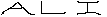

Here is the Python script that generated this plot:
from PIL import Image
from time import sleep
from decimal import Decimal,getcontext


missing_file_responses = (
	"Woops haha, you must've accidentally replaced the ali.jpg file that came with the program!\nI'm a nice guy, so I'll wait while you go fix that up.\nPress enter the continue, my friend! After all, this is your (belated) birthday gift.",
	"Haha... you must've forgotten, dear friend!\nI told you to go and find me a new ali.jpg file.\nCome now, we don't have all day! :)",
	"Friend, mistakes happen, but my patience wears thin...\nWould you please, for your own sake,\nget me th3 k0rrecT aaLI.jePg",
	"1 wI11 Rip 0UT yoUr 3ntr@il5   co0K 1hEM W1tH mY 501d3r1NG 1R0n   @nd f3ed tH3m t0 tHE <3-cr@ft1an h0rR0r KnoWN A5 "
)

glitch_text = ("Sas", "SAS", "5AS", "Sa5", "5A5", "S/5", "5@S", "5@5", "DQX", "QdG", "n7f", "hCe", "KOZ", "1wt", "[REDACTED]")

WIDTH,HEIGHT = 107,17
FOO = 17
getcontext().prec = 600


def check_px(x,y):
	powered = 2 ** Decimal(-FOO * int(x) - int(y)%FOO)
	return int(( y//FOO * powered )%2) > 0.5


print("Happy birthday, dear friend! Welcome to the Everything Equation!\nPress enter to try and graph the given image!\nNote: please don't remove the ali.jpg that you got with this program! :)")

for looped in range(5):
	try:
		input()
		og_img = Image.open("ali.jpg").convert("1")
		if og_img.size != (WIDTH,HEIGHT): raise FileNotFoundError
		break
	except FileNotFoundError:
		if looped == 3:
			print(missing_file_responses[looped], end="", flush=True)
			sleep(0.25)
			delay = 1.5

			for text in glitch_text:		# this whole loop should take just around 6 seconds
				print(text, end="", flush=True)
				sleep(delay)
				print("\b\b\b", end="", flush=True)
				delay /= 1.3

			sleep(1)
			print("\b\b\bPress enter to continue... ", end="", flush=True)
			sleep(0.5)
			print("and don't make a mistake this time, friend.")

		elif looped == 4:
			for i in range(3):
				print(". ", end="", flush=True)
				sleep(0.75)
		else:
			print(missing_file_responses[looped])
else:
	file = open("fuck u.txt","w+")
	file.write("fuck u")
	file.close()	# fuck u

	fuck_u = "fuck u"
	while 1:
		print(fuck_u, end="  ")
		fuck_u = f"{fuck_u} {fuck_u}"

pix = og_img.load()
bin_list = []
for x in range(WIDTH):
	for y in range(HEIGHT-1, -1, -1):
		bin_list.append(int(not bool(pix[x,y])))
k = int("".join(map(str, bin_list)), 2) * 17


print(f"k is... {k}.\n\nHuge number, innit?")


img = Image.new("1", (WIDTH+10,HEIGHT+10), 255)		# graph is from (k+17)+5 to k-5 on the y axis, -5 to (WIDTH+5)-1 on the x axis 
print("Graphing the thingo...")

x = 0
for graph_x in range(WIDTH+4, -6, -1):
	y = img.height - 1

	for graph_y in range(k+22, k-6, -1):
		#print(f"now at {graph_x},{graph_y-k}")
		if check_px(graph_x,graph_y):  img.putpixel((x,y), 0)

		y -= 1

	x += 1

print("Aight, it's done! Displaying...")
img.show("nice ALI man")

input("Press enter to continue")
img.save("ali.png")
